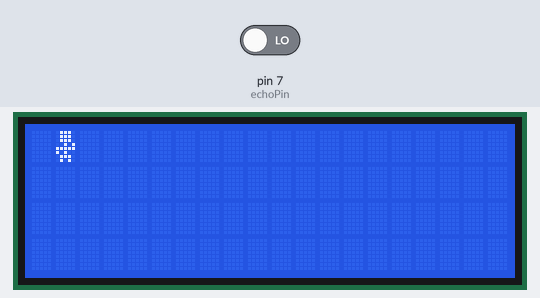
The sketch below on a simulated Arduino Uno, built with avr-gcc and run on an emulated ATmega328P. Parts: 20×4 character LCD. The inputs (shaded band) are chosen by the test bench; at power-on: pin 7 (echoPin) LOW.

Above: at 1.7 s.
At 4.7 s:
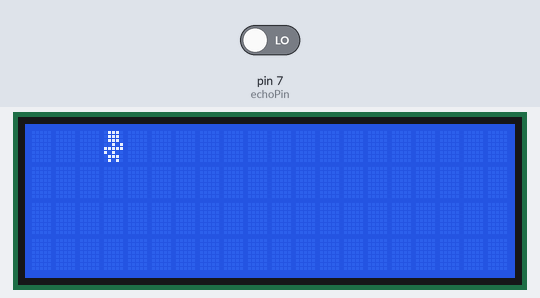
At 7.7 s:
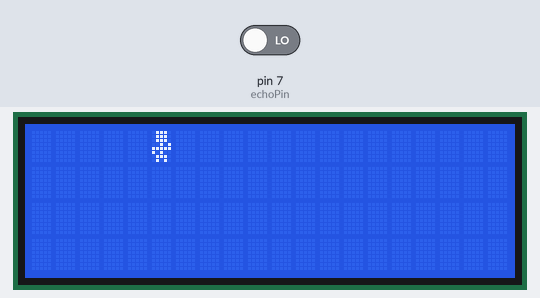
At 15.2 s:
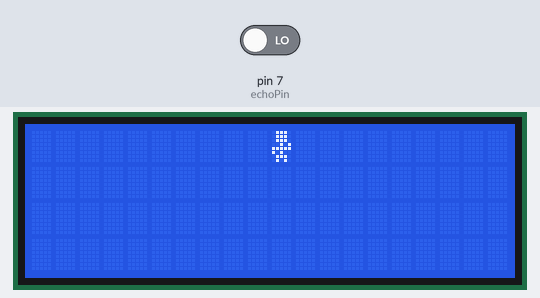
At 21.2 s:
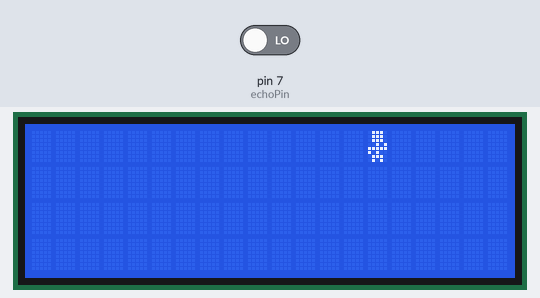
At 28.7 s:
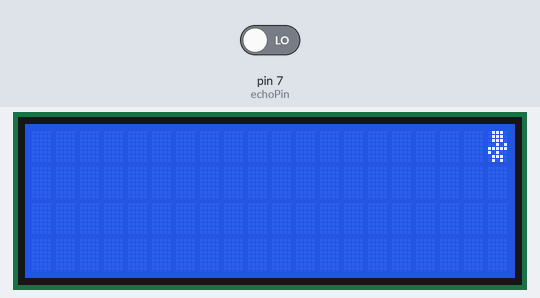

The sketch:

Moving_player_using_sonar.ino
```cpp
#include <Wire.h>
#include <LiquidCrystal_I2C.h>

LiquidCrystal_I2C lcd(0x27, 20, 4);

int trigPin = 6;
int echoPin = 7;

int location_x;
int location_y;

int prev_location_x;
int prev_location_y;

long prev_time;

byte player[8] ={   // you can chage the shape whatever you want
  B01110,
  B01110,
  B01110,
  B00101,
  B11111,
  B10100,
  B01110,
  B01010
};

void reset() {
  location_x = 0;
  location_y = 0;
  prev_location_x = 1;
  prev_location_y= 1;

  prev_time = millis();
}

void setup() {
  pinMode(echoPin, INPUT);   // echoPin for input
  pinMode(trigPin, OUTPUT);  // trigPin for output

  lcd.init();
  lcd.backlight();

  lcd.createChar(1, player);
  lcd.begin(20, 4);

  reset();
}

void render_player() {
  lcd.setCursor(prev_location_x, prev_location_y);
  lcd.print(' ');
  lcd.setCursor(location_x, location_y);
  lcd.write(byte(1));

  prev_location_x = location_x;
  prev_location_y = location_y;
}

void loop() {
  if (millis() - prev_time >= 500) {
    long distance,duration;

    // TODO: measure the distance using sonar sensor and update the player's location value
    // 1. write the code that calculate the distance using sonar sensor right below this line
     digitalWrite(6, LOW);  // emit ultrasonic in trigPin
  delayMicroseconds(10);
  digitalWrite(6, HIGH);

  duration = pulseIn(7, HIGH);
    distance = ((int)(340 * prev_time) / 1000) / 2;


    // 2. chage ??? to the right code
    if (distance < 50) {             // player move to the right
      location_x = min( location_x+1, 19);
    } else if (distance < 100) {     // player move to the down
      location_y = min(location_y+1, 3);
    } else if (distance < 150) {     // player move to the left
      location_x = max( location_x-1, 0);
    } else {                         // player move to the up
      location_y = max(location_y-1, 0);
    }

    prev_time = millis();
    render_player();
  }
}
```

Measured:
- what the display in image 0 shows lasts 1.5 s, from 1.6 s to 3.1 s
